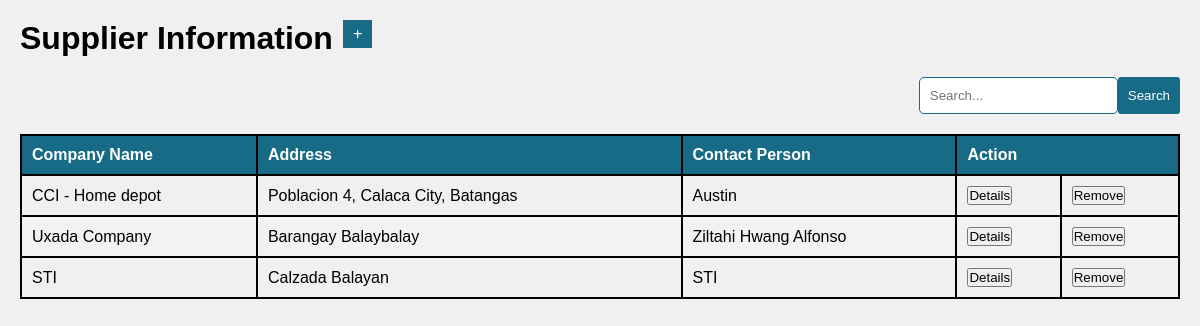
/supplierinfo.php, run on the app's committed database.
### tables this page shows
CREATE TABLE `supplierlist` (
  `supp_ID` bigint(8) UNSIGNED NOT NULL,
  `supp_name` varchar(50) NOT NULL,
  `supp_add` varchar(50) DEFAULT NULL,
  `supp_conper` varchar(50) DEFAULT NULL,
  `supp_mail` varchar(50) DEFAULT NULL,
  `supp_con` varchar(50) DEFAULT NULL
);

### supplierinfo.php (the view, shortened to what this page needs)
<?php
include ('PhpCon.php');
?>
<!DOCTYPE html>
<html>
<head>
    <link rel="stylesheet" type="text/css" href="supplierinfo.css">
</head>
<body>
    <div class="header">
        <h1>Supplier Information</h1>
        <a href="supplierAdd.php"><button class="add-button" type="button">+</button></a>
    </div>
    <form>
        <input type="search" name="search" placeholder="Search...">
        <button type="submit">Search</button>
    </form>
    <div class="table-container">
    <table class="content-table">
        <thead>
            <tr>
                <th>Company Name</th>
                <th>Address</th>
                <th>Contact Person</th>
		        <th colspan="2">Action</th>
            </tr>
        </thead>
        <tbody>
            <?php
            $query = "SELECT * FROM supplierlist";
            $result = mysqli_query($conn, $query);
            if (!$result) {
                die("Query failed: " . mysqli_error($conn));
            }
            else if($result){
            while ($row = mysqli_fetch_assoc($result)) {
            ?>
            <tr>
                <td><?php echo $row['supp_name']; ?></td>
                <td><?php echo $row['supp_add']; ?></td>
                <td><?php echo $row['supp_conper']; ?></td>
                <td><button>Details</button></td>
                <td><a href="supplierinfoRe.php?ReID=<?php echo $row['supp_ID']; ?>"><button>Remove</button></a></td>
            </tr>
            <?php
                }
            }
            else{
                echo "Sorry cannot fetch Supplier's data";
            }
            ?>
        </tbody>
    </table>
    </div>
</body>
</html>

### supplierinfo.css (style rules this page uses)
body, h1, button { margin: 0; padding: 0; }
body { font-family: Arial, sans-serif; background-color: #f0f0f0; padding: 20px; }
.header { display: flex; text-align: left; color: black; margin-bottom: 20px; }
.add-button { padding: 5px 10px; margin-left: 10px; background-color: #176B87; border: #f0f0f0; color: white; font-size: 16px; text-decoration: none; }
form { text-align: start; margin-bottom: 20px; display: flex; justify-content: flex-end; }
input[type="search"] { padding: 10px; border: 1px solid #176B87; border-radius: 5px; }
button[type="submit"] { background-color: #176B87; color: white; border: none; padding: 5px 10px; border-radius: 3px; cursor: pointer; }
.content-table { width: 100%; border-collapse: collapse; }
.content-table th { background-color: #176B87; padding: 10px; color: white; text-align: left; border: 2px solid black; }
.content-table td { padding: 10px; border-bottom: 1px solid #ddd; }
.content-table tr:nth-child(even) { background-color: #f2f2f2; }
.content-table tbody tr td { border: 2px solid #000000; padding: 10px; }
.table-container { max-height: 500px; overflow-y: auto; width: 100%; }

### data on the page
supplierlist: supp_name "CCI - Home depot", supp_add "Poblacion 4, Calaca City, Batangas", supp_conper "Austin"
supplierlist: supp_name "Uxada Company", supp_add "Barangay Balaybalay", supp_conper "Ziltahi Hwang Alfonso"
supplierlist: supp_name "STI", supp_add "Calzada Balayan", supp_conper "STI"
